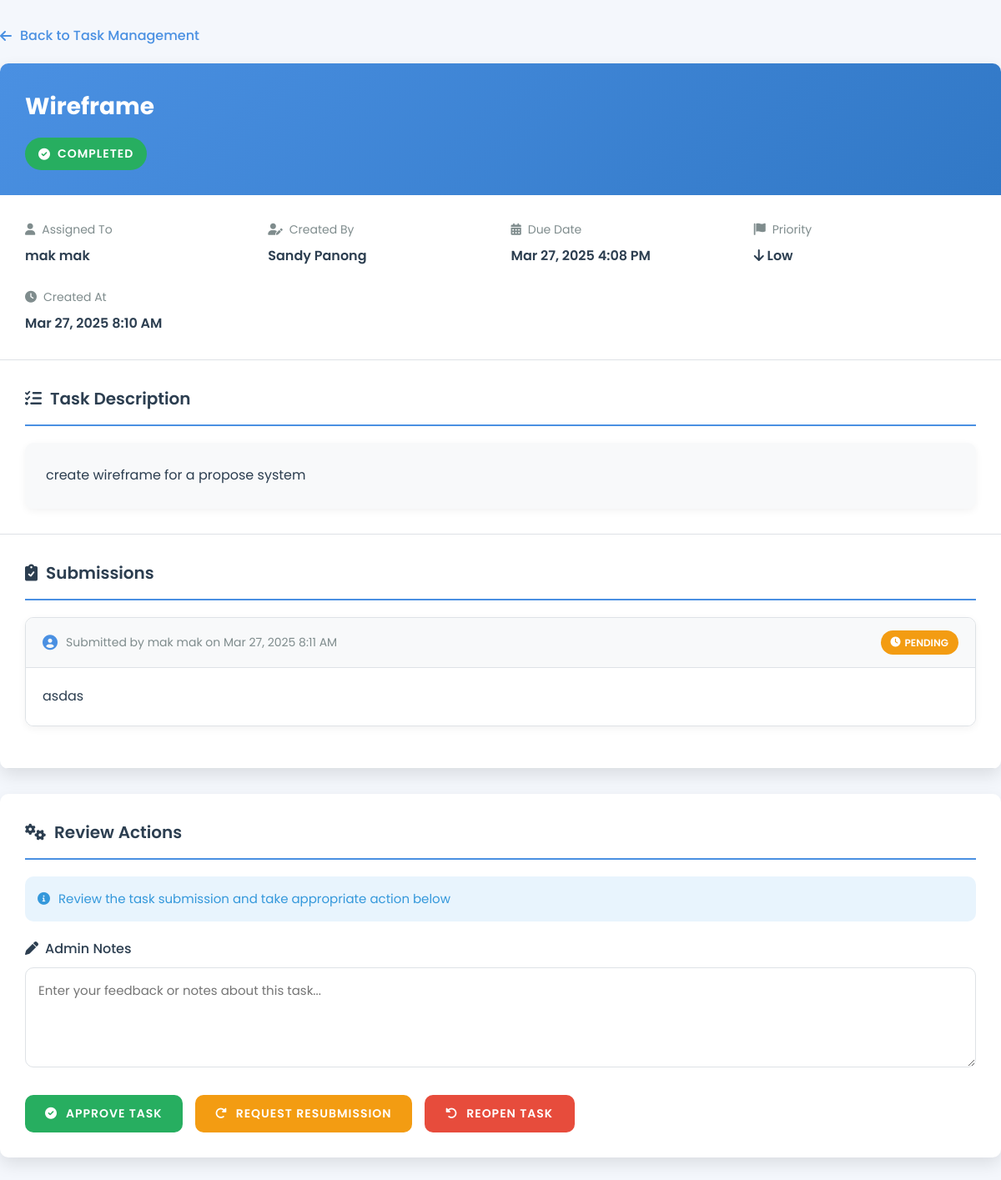
The page /maonani/review_task.php?id=28 (signed in) on the database its author committed.
### tables this page shows
CREATE TABLE `tasks` (
  `id` int(11) NOT NULL,
  `title` varchar(255) NOT NULL,
  `description` text NOT NULL,
  `created_by` int(11) NOT NULL,
  `assigned_to` int(11) NOT NULL,
  `created_at` timestamp NOT NULL DEFAULT current_timestamp(),
  `due_date` datetime NOT NULL,
  `status` enum('pending','completed','overdue') NOT NULL DEFAULT 'pending',
  `updated_at` timestamp NOT NULL DEFAULT current_timestamp() ON UPDATE current_timestamp(),
  `priority` enum('low','medium','high') DEFAULT 'medium',
  `completion_notes` text DEFAULT NULL,
  `completed_at` timestamp NULL DEFAULT NULL
);

CREATE TABLE `users` (
  `id` int(11) NOT NULL,
  `first_name` varchar(100) NOT NULL,
  `last_name` varchar(100) NOT NULL,
  `middle_name` varchar(100) DEFAULT NULL,
  `username` varchar(100) NOT NULL,
  `password` varchar(255) NOT NULL,
  `role` enum('admin','staff') NOT NULL DEFAULT 'staff',
  `phone` varchar(20) DEFAULT NULL
);

CREATE TABLE `task_submissions` (
  `id` int(11) NOT NULL,
  `task_id` int(11) NOT NULL,
  `submitted_by` int(11) NOT NULL,
  `submission_text` text NOT NULL,
  `submitted_at` timestamp NOT NULL DEFAULT current_timestamp(),
  `status` enum('pending','approved','rejected') NOT NULL DEFAULT 'pending',
  `reviewed_by` int(11) DEFAULT NULL,
  `reviewed_at` timestamp NULL DEFAULT NULL,
  `review_notes` text DEFAULT NULL
);

### maonani/review_task.php (the view, shortened to what this page needs)
<?php
require_once 'task_notifications.php';
$task_id = (int)$_GET['id'];
$query = "SELECT t.*,
          u1.first_name as creator_first_name, u1.last_name as creator_last_name,
          u2.first_name as assigned_first_name, u2.last_name as assigned_last_name,
          GROUP_CONCAT(DISTINCT ta.id ORDER BY ta.id SEPARATOR '||') as attachment_ids,
          GROUP_CONCAT(DISTINCT ta.file_name ORDER BY ta.id SEPARATOR '||') as attachment_names,
          GROUP_CONCAT(DISTINCT ta.file_path ORDER BY ta.id SEPARATOR '||') as attachment_paths,
          (SELECT COUNT(*) FROM task_submissions WHERE task_id = t.id) as submission_count
          FROM tasks t
          LEFT JOIN users u1 ON t.created_by = u1.id
          LEFT JOIN users u2 ON t.assigned_to = u2.id
          LEFT JOIN task_attachments ta ON t.id = ta.task_id
          WHERE t.id = ?
          GROUP BY t.id";
$stmt = $conn->prepare($query);
$stmt->bind_param("i", $task_id);
$stmt->execute();
$result = $stmt->get_result();
$task = $result->fetch_assoc();
$submissions_query = "SELECT ts.*, u.first_name, u.last_name
                     FROM task_submissions ts
                     JOIN users u ON ts.submitted_by = u.id
                     WHERE ts.task_id = ?
                     ORDER BY ts.submitted_at DESC";
$submissions_stmt = $conn->prepare($submissions_query);
$submissions_stmt->bind_param("i", $task_id);
$submissions_stmt->execute();
$submissions_result = $submissions_stmt->get_result();
$due_date = date('M j, Y g:i A', strtotime($task['due_date']));
$is_overdue = strtotime($task['due_date']) < time() && $task['status'] !== 'completed';
?>
<!DOCTYPE html>
<html lang="en">
<head>
    <link rel="stylesheet" href="https://cdnjs.cloudflare.com/ajax/libs/font-awesome/6.0.0/css/all.min.css">
</head>
<body>
    <div class="task-review-container">
        <a href="manage_tasks.php" class="back-link">
            <i class="fas fa-arrow-left"></i> Back to Task Management
        </a>
        <div class="task-card">
            <div class="task-header">
                <h1 class="task-title"><?php echo htmlspecialchars($task['title']); ?></h1>
                <div class="task-status-container">
                    <div class="task-status status-<?php echo $task['status']; ?>">
                        <i class="fas fa-<?php echo $task['status'] === 'completed' ? 'check-circle' : ($is_overdue ? 'exclamation-circle' : 'clock'); ?>"></i>
                        <?php echo ucfirst($task['status']); ?>
                    </div>
                </div>
            </div>
            <div class="task-meta">
                <div class="meta-item">
                    <div class="meta-label"><i class="fas fa-user"></i> Assigned To</div>
                    <div class="meta-value"><?php echo htmlspecialchars($task['assigned_first_name'] . ' ' . $task['assigned_last_name']); ?></div>
                </div>
                <div class="meta-item">
                    <div class="meta-label"><i class="fas fa-user-edit"></i> Created By</div>
                    <div class="meta-value"><?php echo htmlspecialchars($task['creator_first_name'] . ' ' . $task['creator_last_name']); ?></div>
                </div>
                <div class="meta-item">
                    <div class="meta-label"><i class="fas fa-calendar-alt"></i> Due Date</div>
                    <div class="meta-value <?php echo $is_overdue ? 'text-danger' : ''; ?>">
                        <?php echo $due_date; ?>
                    </div>
                </div>
                <div class="meta-item">
                    <div class="meta-label"><i class="fas fa-flag"></i> Priority</div>
                    <div class="meta-value">
                        <?php
                        $priorityIcon = '';
                        $priorityClass = '';
                        switch($task['priority']) {
                            case 'low':
                                $priorityIcon = '<i class="fas fa-arrow-down"></i> ';
                                $priorityClass = 'text-success';
                                break;
                        }
                        echo '<span class="' . $priorityClass . '">' . $priorityIcon . ucfirst($task['priority']) . '</span>';
                        ?>
                    </div>
                </div>
                <div class="meta-item">
                    <div class="meta-label"><i class="fas fa-clock"></i> Created At</div>
                    <div class="meta-value"><?php echo date('M j, Y g:i A', strtotime($task['created_at'])); ?></div>
                </div>
            </div>
            <div class="section-card">
                <h3 class="section-header"><i class="fas fa-tasks"></i> Task Description</h3>
                <div class="task-description">
                    <?php echo nl2br(htmlspecialchars($task['description'])); ?>
                </div>
            </div>
            <div class="section-card">
                <h3 class="section-header"><i class="fas fa-clipboard-check"></i> Submissions</h3>
                <?php if ($submissions_result->num_rows > 0): ?>
                    <div class="history-list">
                        <?php while ($submission = $submissions_result->fetch_assoc()): ?>
                        <div class="history-item">
                            <div class="submission-meta">
                                <div class="submission-by">
                                    <i class="fas fa-user-circle"></i>
                                    Submitted by <?php echo htmlspecialchars($submission['first_name'] . ' ' . $submission['last_name']); ?>
                                    on <?php echo date('M j, Y g:i A', strtotime($submission['submitted_at'])); ?>
                                </div>
                                <div class="submission-status status-<?php echo $submission['status']; ?>">
                                    <?php
                                    $statusIcon = '';
                                    switch($submission['status']) {
                                        case 'pending':
                                            $statusIcon = '<i class="fas fa-clock"></i> ';
                                            break;
                                    }
                                    echo $statusIcon . ucfirst($submission['status']);
                                    ?>
                                </div>
                            </div>
                            <div class="submission-content">
                                <?php echo nl2br(htmlspecialchars($submission['submission_text'])); ?>
                            </div>
                        </div>
                        <?php endwhile; ?>
                    </div>
                <?php else: ?>
                    <div class="no-submissions">
                        <i class="fas fa-info-circle"></i> No submissions found for this task.
                    </div>
                <?php endif; ?>
            </div>
        </div>
        <div class="admin-actions">
            <h3 class="section-header"><i class="fas fa-cogs"></i> Review Actions</h3>
            <p class="action-instructions">
                <i class="fas fa-info-circle"></i> Review the task submission and take appropriate action below
            </p>
            <form method="POST">
                <div class="form-group">
                    <label for="admin_notes"><i class="fas fa-pen"></i> Admin Notes</label>
                    <textarea name="admin_notes" id="admin_notes" class="admin-notes" placeholder="Enter your feedback or notes about this task..."></textarea>
                </div>
                <div class="action-buttons">
                    <?php if ($task['status'] === 'completed'): ?>
                    <button type="submit" name="approve_task" class="btn btn-approve">
                        <i class="fas fa-check-circle"></i> APPROVE TASK
                    </button>
                    <button type="submit" name="request_resubmission" class="btn btn-resubmit">
                        <i class="fas fa-redo-alt"></i> REQUEST RESUBMISSION
                    </button>
                    <button type="submit" name="reopen_task" class="btn btn-warning">
                        <i class="fas fa-undo-alt"></i> REOPEN TASK
                    </button>
                    <?php endif; ?>
                </div>
            </form>
        </div>
    </div>
</body>
</html>

### rows shown on the page
tasks: title "Wireframe", status "COMPLETED", assigned_to.last_name "mak mak", created_by.last_name "Sandy Panong", due_date "Mar 27, 2025 4:08 PM", priority "Low", created_at "Mar 27, 2025 8:10 AM", description "create wireframe for a propose system"
task_submissions: submitted_by.last_name "mak mak", submitted_at "Mar 27, 2025 8:11 AM", status "PENDING", submission_text "asdas"
